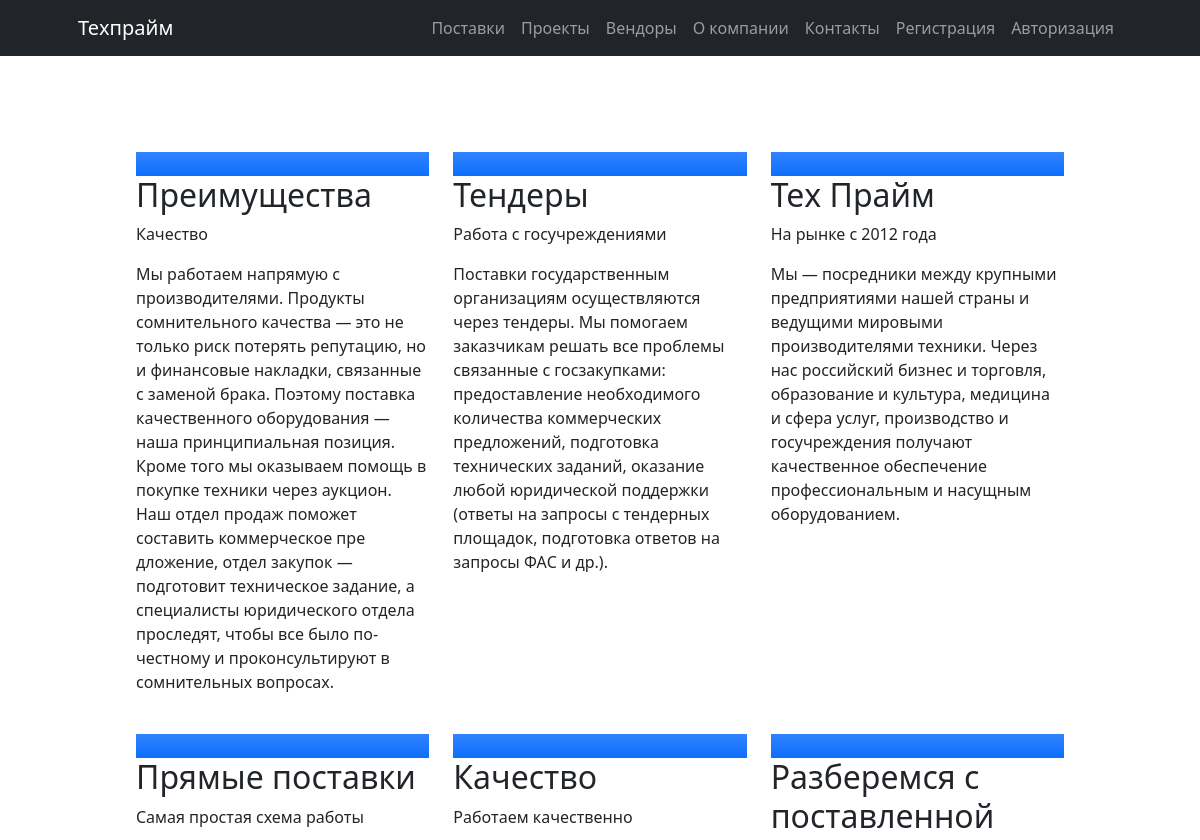
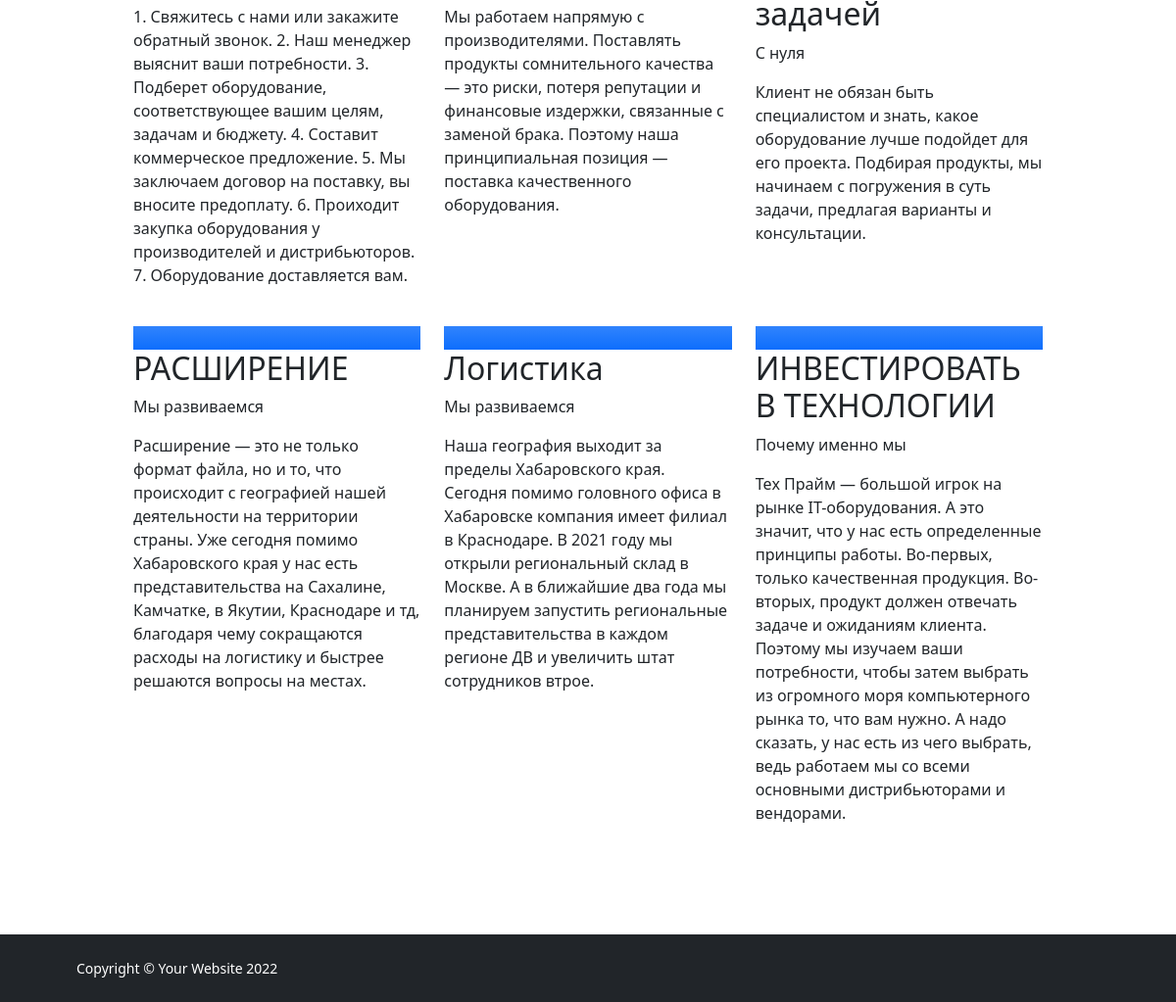
The page /about/ on the database its author committed (2 pictures, top to bottom).
### tehprime/models.py (models this page shows, shortened)
class About(models.Model):
    title = CharField(max_length=100, verbose_name="Заголовок")
    sub_title = CharField(max_length=100, verbose_name="Заголовок")
    description = models.TextField(default='', verbose_name="Описание")
    class Meta:
        verbose_name = "О нас"
        verbose_name_plural = "О нас"

### tehprime/views.py (the view)
# urls.py: path('about/', views.about, name='about'),
def about(request):
    about = About.objects.all()
    return render(request, 'ТехПрайм_О_компаний.html', {'about': about})

### tehprime/templates/ТехПрайм_О_компаний.html
{% extends 'home.html' %}
{% block content %}
      <div class="container px-4 py-5" id="featured-3">
        <div class="row g-4 py-5 row-cols-1 row-cols-lg-3">
          {% for abouts in about %}
          <div class="feature col">
            <div class="feature-icon bg-primary bg-gradient">
              <svg class="bi" width="1em" height="1em"><use xlink:href="#collection"/></svg>
            </div>
            <h2>{{abouts.title}}</h2>
            <p>{{abouts.sub_title}}</p>
            <p>{{abouts.description}}</p>
          </div>
          {% endfor %}
        </div>
      </div>
{% endblock %}

### tehprime/templates/home.html (shortened to what this page needs)
{% load static %}
<!DOCTYPE html>
<html lang="en">
<head>
    <link href="https://cdn.jsdelivr.net/npm/bootstrap@5.1.3/dist/css/bootstrap.min.css" rel="stylesheet">
    <link href="https://cdn.jsdelivr.net/npm/bootstrap@5.0.2/dist/css/bootstrap.min.css" rel="stylesheet">
    <link rel="stylesheet" href="{% static 'main.css' %}">
</head>
{% include 'navbar/navbar.html' %}
<div class="container-fluid  col-10">
    {% block content %}{% endblock %}
</div>
</body>
{% include 'navbar/footer.html' %}
</html>

### tehprime/templates/navbar/navbar.html (shortened to what this page needs)
{% load static %}
        <nav class="navbar navbar-expand-lg navbar-dark bg-dark">
            <div class="container px-5">
                <a class="navbar-brand" href="/">Техпрайм</a>
                <div class="collapse navbar-collapse" id="navbarSupportedContent">
                    <ul class="navbar-nav ms-auto mb-2 mb-lg-0 ">
                        <li class="nav-item"><a class="nav-link" href="{% url 'postavki' %}">Поставки</a></li>
                        <li class="nav-item"><a class="nav-link" href="{% url 'proect' %}">Проекты</a></li>
                        <li class="nav-item"><a class="nav-link" href="{% url 'vendor' %}">Вендоры</a></li>
                        <li class="nav-item"><a class="nav-link" href="{% url 'about' %}">О компании</a></li>
                        <li class="nav-item"><a class="nav-link" href="{% url 'contact' %}">Контакты</a></li>
                        {% if user.is_authenticated %}
                        <li class="nav-item"><a class="  nav-link text-primary " href="{% url 'favourite_list' %}">Личный кабинет</a></li>
                        <li class="nav-item"><a class="  btn btn-warning text-danger " href="{% url 'logout' %}">Выйти</a></li>
                        {% else %}
                        <li class="nav-item"><a class="nav-link" href="{% url 'register' %}">Регистрация</a></li>
                        <li class="nav-item"><a class="nav-link" href="{% url 'login' %}">Авторизация</a></li>
                        {% endif %}
                    </ul>
                </div>
            </div>
        </nav>

### tehprime/templates/navbar/footer.html (shortened to what this page needs)
{% load static %}
<footer class="bg-dark py-4 mt-auto">
    <div class="container px-5">
        <div class="row align-items-center justify-content-between flex-column flex-sm-row">
            <div class="col-auto"><div class="small m-0 text-white">Copyright &copy; Your Website 2022</div></div>
        </div>
    </div>
</footer>

### rows shown on the page
About: title "Преимущества", sub_title "Качество", description "Мы работаем напрямую с производителями. Продукты сомнительного качества — это не только риск потерять репутацию, но и финансовые накладки, связанные с заменой брака. Поэтому поставка качественного оборудования — наша принципиальная позиция. Кроме того мы оказываем помощь в покупке техники через аукцион. Наш отдел продаж поможет составить коммерческое пре дложение, отдел закупок — подготовит техническое задание, а специалисты юридического отдела проследят, чтобы все было по-честному и проконсультируют в сомнительных вопросах."
About: title "Тендеры", sub_title "Работа с госучреждениями", description "Поставки государственным организациям осуществляются через тендеры. Мы помогаем заказчикам решать все проблемы связанные с госзакупками: предоставление необходимого количества коммерческих предложений, подготовка технических заданий, оказание любой юридической поддержки (ответы на запросы с тендерных площадок, подготовка ответов на запросы ФАС и др.)."
About: title "Тех Прайм", sub_title "На рынке с 2012 года", description "Мы — посредники между крупными предприятиями нашей страны и ведущими мировыми производителями техники. Через нас российский бизнес и торговля, образование и культура, медицина и сфера услуг, производство и госучреждения получают качественное обеспечение профессиональным и насущным оборудованием."
About: title "Прямые поставки", sub_title "Самая простая схема работы", description "1. Свяжитесь с нами или закажите обратный звонок. 2. Наш менеджер выяснит ваши потребности. 3. Подберет оборудование, соответствующее вашим целям, задачам и бюджету. 4. Составит коммерческое предложение. 5. Мы заключаем договор на поставку, вы вносите предоплату. 6. Проиходит закупка оборудования у производителей и дистрибьюторов. 7. Оборудование доставляется вам."
About: title "Качество", sub_title "Работаем качественно", description "Мы работаем напрямую с производителями. Поставлять продукты сомнительного качества — это риски, потеря репутации и финансовые издержки, связанные с заменой брака. Поэтому наша принципиальная позиция — поставка качественного оборудования."
About: title "Разберемся с поставленной задачей", sub_title "С нуля", description "Клиент не обязан быть специалистом и знать, какое оборудование лучше подойдет для его проекта. Подбирая продукты, мы начинаем с погружения в суть задачи, предлагая варианты и консультации."
About: title "РАСШИРЕНИЕ", sub_title "Мы развиваемся", description "Расширение — это не только формат файла, но и то, что происходит с географией нашей деятельности на территории страны. Уже сегодня помимо Хабаровского края у нас есть представительства на Сахалине, Камчатке, в Якутии, Краснодаре и тд, благодаря чему сокращаются расходы на логистику и быстрее решаются вопросы на местах."
About: title "Логистика", sub_title "Мы развиваемся", description "Наша география выходит за пределы Хабаровского края. Сегодня помимо головного офиса в Хабаровске компания имеет филиал в Краснодаре. В 2021 году мы открыли региональный склад в Москве. А в ближайшие два года мы планируем запустить региональные представительства в каждом регионе ДВ и увеличить штат сотрудников втрое."
About: title "ИНВЕСТИРОВАТЬ В ТЕХНОЛОГИИ", sub_title "Почему именно мы", description "Тех Прайм — большой игрок на рынке IT-оборудования. А это значит, что у нас есть определенные принципы работы. Во-первых, только качественная продукция. Во-вторых, продукт должен отвечать задаче и ожиданиям клиента. Поэтому мы изучаем ваши потребности, чтобы затем выбрать из огромного моря компьютерного рынка то, что вам нужно. А надо сказать, у нас есть из чего выбрать, ведь работаем мы со всеми основными дистрибьюторами и вендорами."
